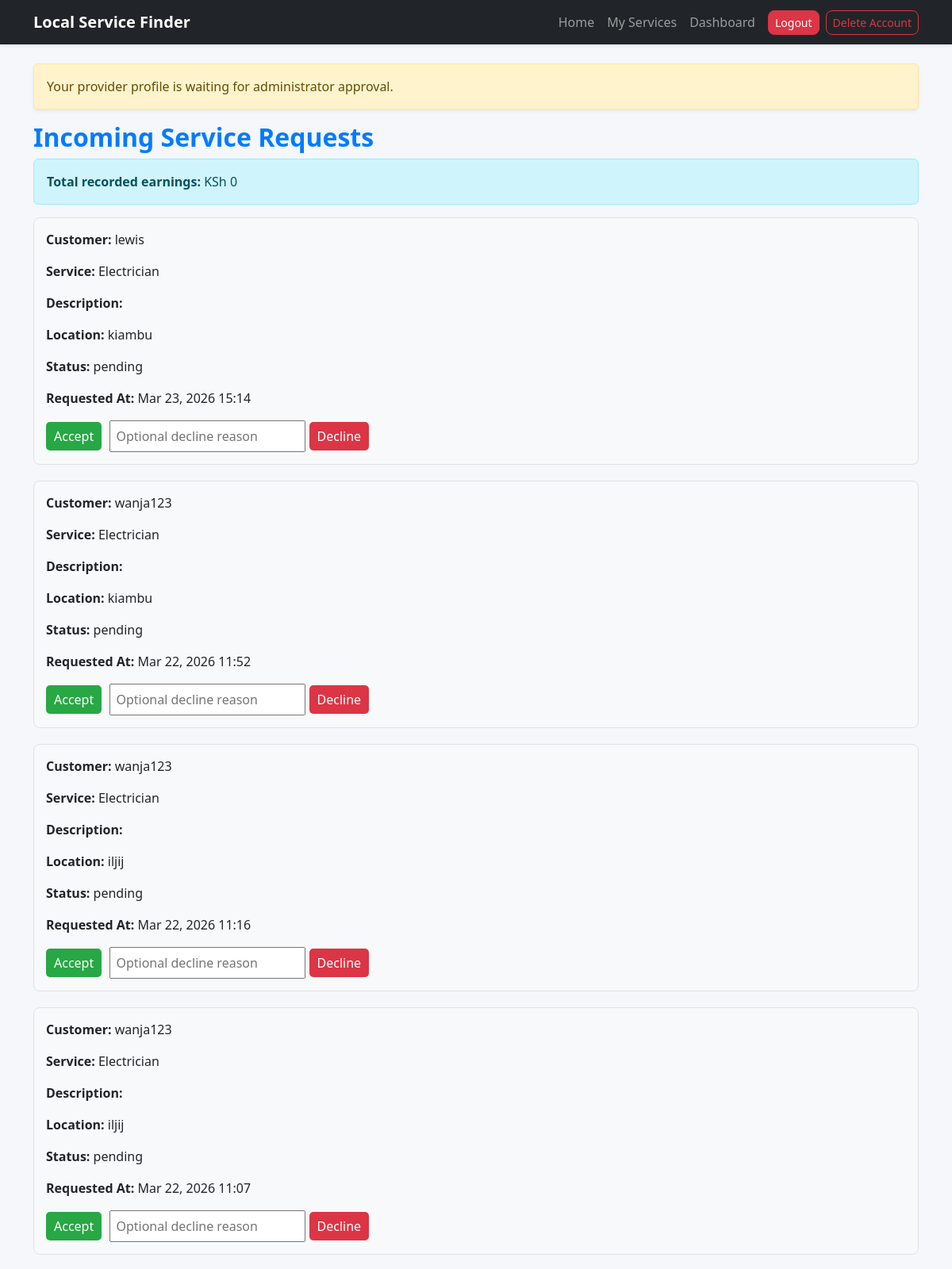
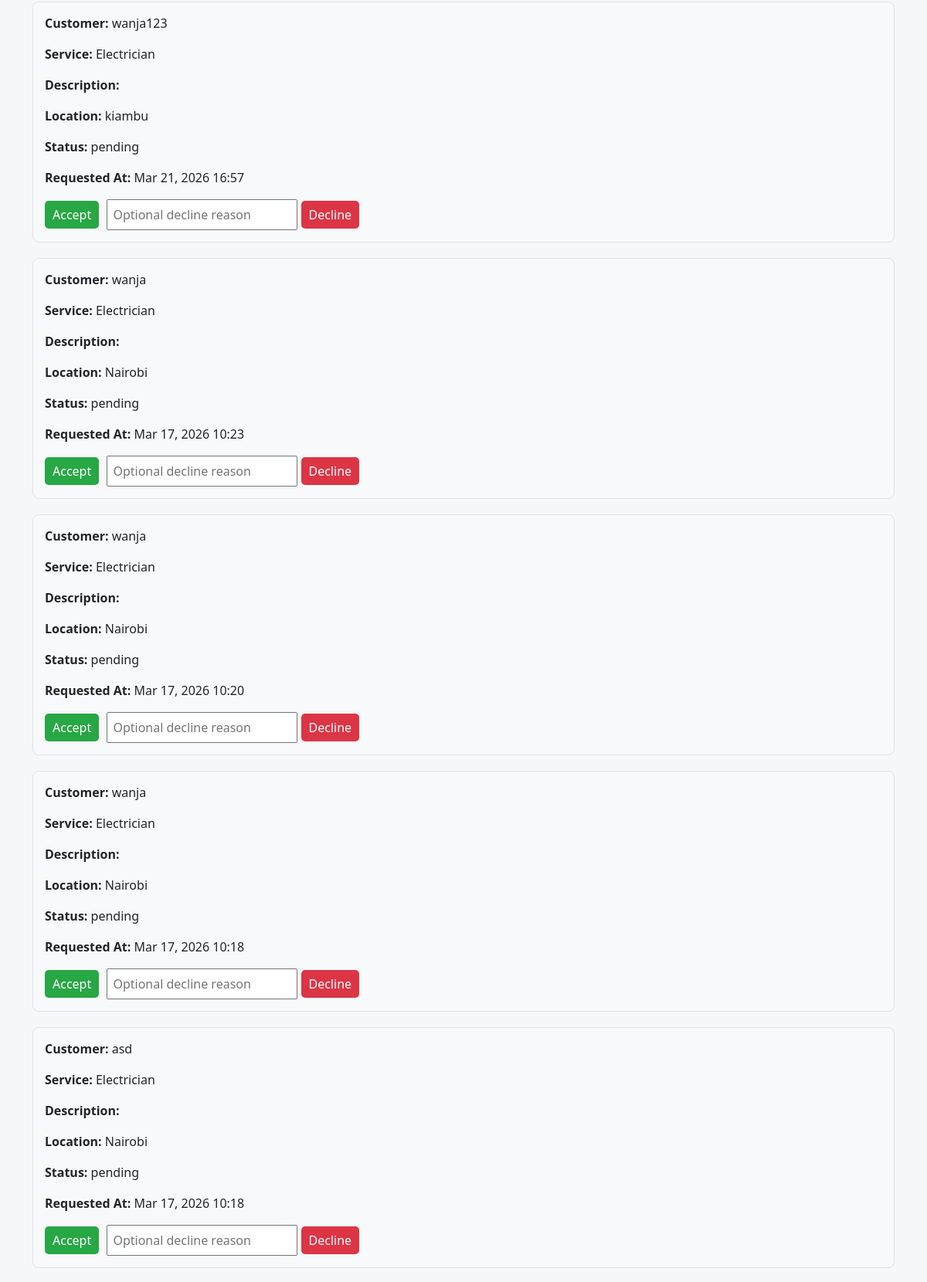
The app's page /services/dashboard/ (signed in, upper part) with its own data (2 pictures, top to bottom).
### requests/models.py (models this page shows, shortened)
class ServiceRequest(models.Model):
    STATUS_CHOICES = [
        ('pending', 'Pending'),
        ('accepted', 'Accepted'),
        ('declined', 'Declined'),
        ('completed', 'Completed'),
    ]
    PAYMENT_CHOICES = [
        ('unpaid', 'Unpaid'),
        ('paid', 'Paid'),
    ]
    PAYMENT_METHOD_CHOICES = [
        ('', 'Not recorded'),
        ('cash', 'Cash'),
        ('mpesa', 'M-Pesa'),
    ]
    COMPLAINT_STATUS_CHOICES = [
        ('none', 'No Complaint'),
        ('open', 'Open'),
        ('resolved', 'Resolved'),
    ]
    user = models.ForeignKey(User, on_delete=models.CASCADE)
    service = models.ForeignKey(Service, on_delete=models.CASCADE)
    provider = models.ForeignKey(Provider, on_delete=models.CASCADE, null=True, blank=True)
    description = models.TextField(blank=True)
    location = models.CharField(max_length=200)
    requested_date = models.DateField(null=True, blank=True)
    requested_time = models.TimeField(null=True, blank=True)
    status = models.CharField(
        max_length=20,
        choices=STATUS_CHOICES,
        default='pending'
    )
    payment_status = models.CharField(
        max_length=20,
        choices=PAYMENT_CHOICES,
        default='unpaid'
    )
    payment_method = models.CharField(max_length=20, choices=PAYMENT_METHOD_CHOICES, blank=True, default='')
    amount_paid = models.DecimalField(max_digits=10, decimal_places=2, null=True, blank=True)
    mpesa_code = models.CharField(max_length=30, blank=True)
    payment_recorded_at = models.DateTimeField(null=True, blank=True)
    requested_at = models.DateTimeField(auto_now_add=True)
    updated_at = models.DateTimeField(auto_now=True)
    deleted = models.BooleanField(default=False)
    rating = models.PositiveIntegerField(null=True, blank=True)
    review = models.TextField(null=True, blank=True)
    decline_reason = models.TextField(blank=True)
    complaint = models.TextField(blank=True)
    complaint_status = models.CharField(max_length=20, choices=COMPLAINT_STATUS_CHOICES, default='none')
    complaint_resolution = models.TextField(blank=True)
    class Meta:
        indexes = [
            models.Index(fields=['service', 'location']),
            models.Index(fields=['status', 'payment_status']),
        ]

### services/models.py (models this page shows, shortened)
class Service(models.Model):
    name = models.CharField(max_length=100, unique=True)
    description = models.TextField(blank=True)
    is_active = models.BooleanField(default=True)

### services/views.py (the view, shortened to what this page needs)
# urls.py: path("dashboard/", views.provider_dashboard, name="provider_dashboard"),
@login_required
def provider_dashboard(request):
    provider = get_object_or_404(Provider, user=request.user)
    if provider.approval_status != "approved":
        messages.warning(request, "Your provider profile is waiting for administrator approval.")
    requests_qs = ServiceRequest.objects.filter(
        service__in=provider.services.all()
    ).filter(
        Q(status="pending") | Q(provider=provider)
    ).order_by('-requested_at')
    earnings = ServiceRequest.objects.filter(
        provider=provider,
        status="completed",
        payment_status="paid"
    ).aggregate(total=Sum("amount_paid"))["total"] or 0
    return render(request, "services/provider_dashboard.html", {
        "requests": requests_qs,
        "earnings": earnings,
    })

### accounts/models.py (called while the page is built)
@property
def is_provider(self):
    return hasattr(self, 'provider')

### services/templates/services/provider_dashboard.html (shortened to what this page needs)
{% extends "base.html" %}
{% block content %}
<h2 style="color:#007bff;">Incoming Service Requests</h2>
<div class="alert alert-info">
    <strong>Total recorded earnings:</strong> KSh {{ earnings }}
</div>
<div id="requests-container">
    {% if requests %}
        {% for req in requests %}
        <div style="background-color:#f8f9fa; padding:15px; border-radius:8px; margin-bottom:20px; border:1px solid #dee2e6;">
            <p><strong>Customer:</strong> {{ req.user.username }}</p>
            <p><strong>Service:</strong> {{ req.service.name }}</p>
            <p><strong>Description:</strong> {{ req.description }}</p>
            <p><strong>Location:</strong> {{ req.location }}</p>
            <p><strong>Status:</strong> {{ req.status }}</p>
            <p><strong>Requested At:</strong> {{ req.requested_at|date:"M d, Y H:i" }}</p>
            {% if req.status == 'pending' %}
                <form method="POST" style="margin-top:10px;">
                    <button name="action" value="accept" style="background-color:#28a745; color:white; border:none; padding:6px 10px; border-radius:5px;">Accept</button>
                    <input type="text" name="decline_reason" placeholder="Optional decline reason" style="padding:6px; margin-left:6px;">
                    <button name="action" value="decline" style="background-color:#dc3545; color:white; border:none; padding:6px 10px; border-radius:5px;">Decline</button>
                </form>
            {% elif req.status == 'accepted' %}
                <form method="POST" style="margin-top:10px;">
                    {% csrf_token %}
                    <input type="hidden" name="request_id" value="{{ req.id }}">
                    <button name="action" value="complete" style="background-color:#007bff; color:white; border:none; padding:6px 10px; border-radius:5px;">Mark Completed</button>
                </form>
            {% endif %}
        </div>
        {% endfor %}
    {% else %}
        <p>No incoming requests yet.</p>
    {% endif %}
</div>
{% endblock %}

### templates/base.html (style rules this page uses)
body { background-color: #f5f7fb; font-family: 'Segoe UI', sans-serif; }
h1, h2, h3 { font-weight: 600; }

### records on screen
ServiceRequest: user.username "lewis", service.name "Electrician", location "kiambu", status "pending", requested_at "Mar 23, 2026 15:14"
ServiceRequest: user.username "wanja123", service.name "Electrician", location "kiambu", status "pending", requested_at "Mar 22, 2026 11:52"
ServiceRequest: user.username "wanja123", service.name "Electrician", location "iljij", status "pending", requested_at "Mar 22, 2026 11:16"
ServiceRequest: user.username "wanja123", service.name "Electrician", location "iljij", status "pending", requested_at "Mar 22, 2026 11:07"
ServiceRequest: user.username "wanja123", service.name "Electrician", location "kiambu", status "pending", requested_at "Mar 21, 2026 16:57"
ServiceRequest: user.username "wanja", service.name "Electrician", location "Nairobi", status "pending", requested_at "Mar 17, 2026 10:23"
ServiceRequest: user.username "wanja", service.name "Electrician", location "Nairobi", status "pending", requested_at "Mar 17, 2026 10:20"
ServiceRequest: user.username "wanja", service.name "Electrician", location "Nairobi", status "pending", requested_at "Mar 17, 2026 10:18"
ServiceRequest: user.username "asd", service.name "Electrician", location "Nairobi", status "pending", requested_at "Mar 17, 2026 10:18"

### other values on screen
{{ message }} "Your provider profile is waiting for administrator approval."
{{ earnings }} "0"
